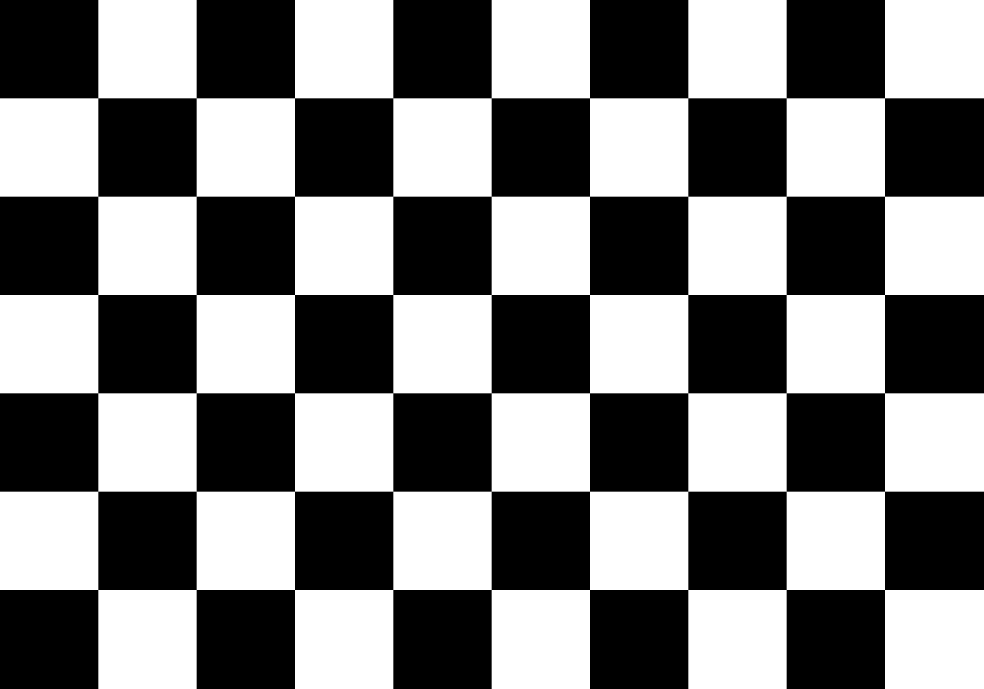
#> input picture assets/chessboard_9x6_25mm.png, 2950 x 2065 px, given in place of the camera (shown at 1/3 size)
$ python stereo_calibrator.py   (older library calls are emulated)
#> lines starting #> are read from the running program, lines starting #| are printed output that depends on the picture; after the words box and inside, x2 and y2 are one past the last pixel; in counts of white or black regions, pixels touching at a corner belong together
"""Stereo calibration for the two-camera depth pipeline.

Mirrors the mono ``CameraCalibrator`` style (chessboard 9x6, 25 mm squares,
JSON under ``~/.cache/fogaze3/calib/``) but solves the *stereo* problem:
the relative rotation/translation between the left and right cameras.  From
that it builds rectification maps so every matching point lands on the same
image row — which is exactly what StereoSGBM needs to produce clean depth.

Saved file (``stereo_<L>_<R>.json``) holds only the calibration result
(per-camera intrinsics + the R/T between them + image size).  The heavy
rectify maps and the reprojection matrix ``Q`` are rebuilt from those on
load via ``cv2.stereoRectify`` — keeps the JSON small and portable.

Run standalone to capture and solve:

    python3 modules/stereo_calibrator.py -l 0 -r 2

Controls in the preview window:
    SPACE  capture the current pair (only if the board is seen in BOTH)
    c      calibrate from the captured pairs and save
    u      undo the last capture
    q      quit
"""

from __future__ import annotations

import json
from pathlib import Path

import cv2
import numpy as np


# Same cache location the mono CameraCalibrator uses.
CALIB_DIR = Path.home() / ".cache" / "fogaze3" / "calib"


def find_corners(gray: np.ndarray, pattern):
    """Robust chessboard corner finder.

    Prefers ``findChessboardCornersSB`` (sector-based) which copes far better
    with a board shown on a *screen* — glare, moiré and the lack of a white
    quiet-zone border that the classic detector needs.  Falls back to the
    classic detector + cornerSubPix on older OpenCV builds.
    """
    sb = getattr(cv2, "findChessboardCornersSB", None)
    if sb is not None:
        ret, corners = sb(
            gray, pattern,
            flags=cv2.CALIB_CB_EXHAUSTIVE + cv2.CALIB_CB_ACCURACY)
        if ret:
            return corners  # SB already returns sub-pixel accurate corners
    ret, corners = cv2.findChessboardCorners(
        gray, pattern,
        cv2.CALIB_CB_ADAPTIVE_THRESH + cv2.CALIB_CB_NORMALIZE_IMAGE)
    if not ret:
        return None
    return cv2.cornerSubPix(
        gray, corners, (11, 11), (-1, -1),
        (cv2.TERM_CRITERIA_EPS + cv2.TERM_CRITERIA_MAX_ITER, 30, 0.001))


class StereoCalibrator:
    CHESSBOARD = (9, 6)
    SQUARE_MM = 25.0

    def __init__(self, left_id: int, right_id: int):
        self.left_id = left_id
        self.right_id = right_id
        CALIB_DIR.mkdir(parents=True, exist_ok=True)
        self._path = CALIB_DIR / f"stereo_{left_id}_{right_id}.json"

        # Calibration result (loaded from JSON or filled by calibrate()).
        self.mtxL = self.distL = None
        self.mtxR = self.distR = None
        self.R = self.T = None
        self._size = None  # (w, h) the calibration was solved at

        # Derived (rebuilt by _build_maps): rectify maps + reprojection.
        self.map1L = self.map2L = None
        self.map1R = self.map2R = None
        self.Q = None
        self._focal_px = None
        self._baseline_mm = None

        self._load()

    # ── persistence ────────────────────────────────────────────────────
    def _load(self):
        if not self._path.exists():
            return
        try:
            d = json.loads(self._path.read_text())
            self.mtxL = np.array(d["mtxL"], dtype=np.float64)
            self.distL = np.array(d["distL"], dtype=np.float64)
            self.mtxR = np.array(d["mtxR"], dtype=np.float64)
            self.distR = np.array(d["distR"], dtype=np.float64)
            self.R = np.array(d["R"], dtype=np.float64)
            self.T = np.array(d["T"], dtype=np.float64)
            self._size = tuple(d["size"])
            self._build_maps()
            print(f"[StereoCalibrator] Loaded cal for pair L={self.left_id} "
                  f"R={self.right_id} (focal={self._focal_px:.1f}px, "
                  f"baseline={self._baseline_mm/10:.2f}cm)")
        except Exception as e:
            print(f"[StereoCalibrator] Load failed: {e}")

    # [31 lines left out: functions save, reset, _build_maps, not called in this run]

    @property
    def ready(self) -> bool:
        return self.map1L is not None and self.Q is not None

    @property
    def focal_px(self) -> float | None:
        return self._focal_px

    @property
    def baseline_mm(self) -> float | None:
        return self._baseline_mm

    # [5 lines left out: function rectify, not called in this run]

    # ── solving ────────────────────────────────────────────────────────
    def _find(self, gray: np.ndarray):
        return find_corners(gray, self.CHESSBOARD)

    # [44 lines left out: function calibrate, not called in this run]


# ── Standalone capture + solve ──────────────────────────────────────────
def _open(index, w, h):
    cap = cv2.VideoCapture(index)
    cap.set(cv2.CAP_PROP_FOURCC, cv2.VideoWriter_fourcc(*"MJPG"))
    cap.set(cv2.CAP_PROP_FRAME_WIDTH, w)
    cap.set(cv2.CAP_PROP_FRAME_HEIGHT, h)
    return cap


# Guided poses shown on screen; press ENTER to capture each one and advance.
WIZARD_STEPS = [
    "Center, facing the cameras",
    "Move board to the LEFT side",
    "Move board to the RIGHT side",
    "Move board UP (top of view)",
    "Move board DOWN (bottom)",
    "Tilt board: top edge away",
    "Tilt board: turn to a side",
    "Bring board CLOSE to cameras",
    "Move board FAR from cameras",
    "One more, any new angle",
]


def _draw_overlay(view, lines, color=(255, 255, 255)):
    """Semi-transparent banner with wrapped instruction lines at the bottom."""
    h, w = view.shape[:2]
    pad, lh = 12, 28
    box_h = pad * 2 + lh * len(lines)
    y0 = h - box_h
    overlay = view.copy()
    cv2.rectangle(overlay, (0, y0), (w, h), (0, 0, 0), -1)
    cv2.addWeighted(overlay, 0.55, view, 0.45, 0, view)
    for i, (txt, col) in enumerate(lines):
        cv2.putText(view, txt, (pad, y0 + pad + lh * (i + 1) - 8),
                    cv2.FONT_HERSHEY_SIMPLEX, 0.7, col, 2)


if __name__ == "__main__":
    import argparse

    ap = argparse.ArgumentParser(description="Guided stereo calibration wizard")
    ap.add_argument("-l", "--left", type=int, default=4)
    ap.add_argument("-r", "--right", type=int, default=6)
    ap.add_argument("--width", type=int, default=640)
    ap.add_argument("--height", type=int, default=480)
    args = ap.parse_args()

    cal = StereoCalibrator(args.left, args.right)
    capL = _open(args.left, args.width, args.height)
    capR = _open(args.right, args.width, args.height)
    if not capL.isOpened() or not capR.isOpened():
        raise SystemExit(f"Cannot open cameras L={args.left} R={args.right}")

    pairs: list[tuple[np.ndarray, np.ndarray]] = []
    step = 0           # index into WIZARD_STEPS
    solved = False
    win = "Stereo Calibration Wizard"
    print(f"Stereo calibration wizard  L={args.left}  R={args.right}")
    print("ENTER = capture & next step | u = undo | r = restart | q = quit")

    while True:
        okL, fL = capL.read()
#> fL is the input picture: shape (2065, 2950, 3); 50% white; 1 white region, box (x1, y1, x2, y2) and area: (0, 0, 2950, 2065) 3045875
        okR, fR = capR.read()
        if not okL or not okR:
            continue
        if fR.shape[:2] != fL.shape[:2]:
            fR = cv2.resize(fR, (fL.shape[1], fL.shape[0]))

        # Live board detection so the user knows when a capture will count.
        gL = cv2.cvtColor(fL, cv2.COLOR_BGR2GRAY)
        gR = cv2.cvtColor(fR, cv2.COLOR_BGR2GRAY)
        cL = find_corners(gL, StereoCalibrator.CHESSBOARD)
#> in find_corners, `ret, corners = sb( gray, pattern, flags=cv2.CALIB_CB_EXHAUSTIVE + cv2...`: ret = True; corners = 54 rows, first 8: [2654.5, 1769.5], [2359.5, 1769.5], [2064.5, 1769.5], [1769.5, 1769.5], [1474.5, 1769.5], [1179.5, 1769.5], [884.5, 1769.5], [589.5, 1769.5]
#> cL has the same summary as corners in find_corners
        cR = find_corners(gR, StereoCalibrator.CHESSBOARD)
#> cR has the same summary as corners in find_corners
        okBoardL, okBoardR = cL is not None, cR is not None
#> okBoardL = True; okBoardR = True
        dispL, dispR = fL.copy(), fR.copy()
        if okBoardL:
            cv2.drawChessboardCorners(dispL, StereoCalibrator.CHESSBOARD, cL, okBoardL)
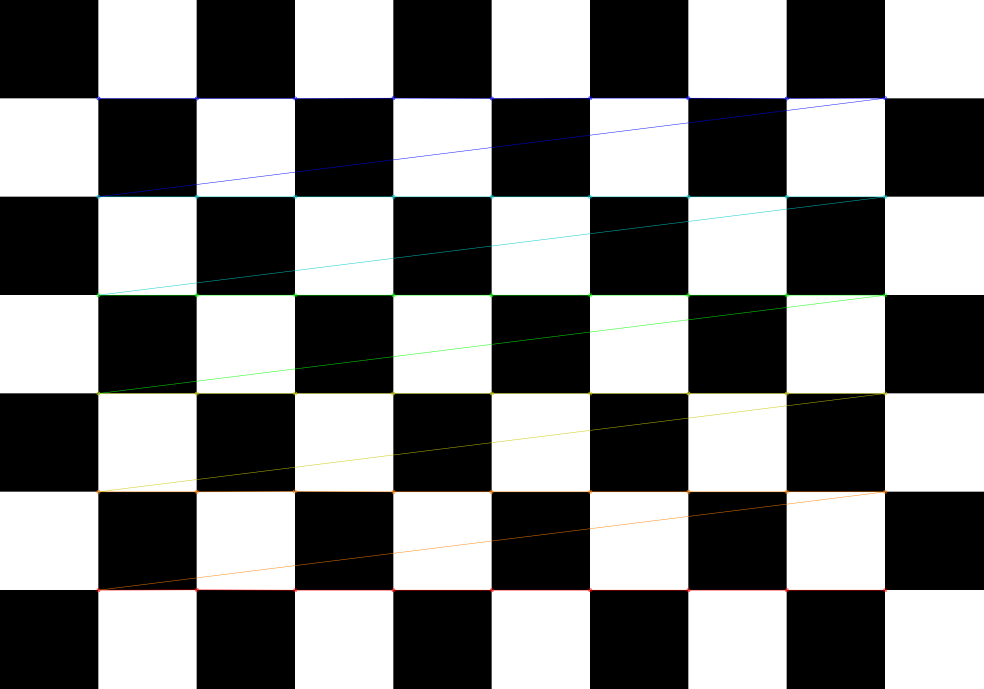
#> dispL: shape (2065, 2950, 3) (shown at 1/3 size); mean B, G, R 127.2, 127.6, 127.4
        if okBoardR:
            cv2.drawChessboardCorners(dispR, StereoCalibrator.CHESSBOARD, cR, okBoardR)

        both = okBoardL and okBoardR
#> both = True
        view = np.hstack([dispL, dispR])
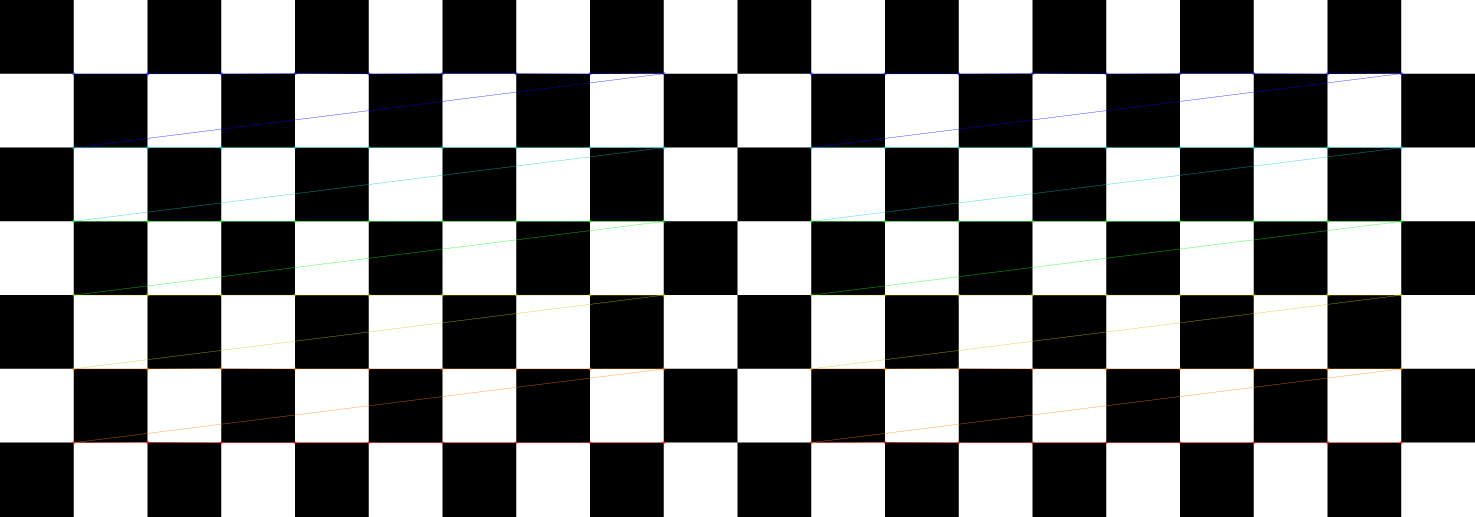
#> view: shape (2065, 5900, 3) (shown at 1/4 size); mean B, G, R 127.2, 127.6, 127.4
        cv2.line(view, (dispL.shape[1], 0), (dispL.shape[1], view.shape[0]),
                 (80, 80, 80), 1)

        done = step >= len(WIZARD_STEPS)
        if solved:
            lines = [
                ("DONE - calibration saved.", (0, 255, 0)),
                ("Quit (q) and run: python3 modules/stereo_depth_estimator.py "
                 f"-l {args.left} -r {args.right}", (255, 255, 255)),
            ]
        elif done:
            lines = [
                (f"All {len(pairs)} poses captured. Press ENTER to CALIBRATE.",
                 (0, 255, 255)),
                ("(u = undo last,  r = restart,  q = quit)", (200, 200, 200)),
            ]
        else:
            ok_txt = "READY - press ENTER" if both else "Hold board so BOTH views see it"
#> ok_txt = 'READY - press ENTER'
            lines = [
                (f"Step {step+1}/{len(WIZARD_STEPS)}  (captured {len(pairs)})",
                 (255, 255, 0)),
                (WIZARD_STEPS[step], (255, 255, 255)),
                (ok_txt, (0, 255, 0) if both else (0, 0, 255)),
            ]
#> lines = [('Step 1/10  (captured 0)', (255, 255, 0)), ('Center, facing the cameras', (255, 255, 255)), ('READY - press ENTER', (0, 255, 0))]
        _draw_overlay(view, lines)
#> in _draw_overlay, `box_h = pad * 2 + lh * len(lines)`: box_h = 108
#> in _draw_overlay, `y0 = h - box_h`: y0 = 1957
#> in _draw_overlay, `cv2.rectangle(overlay, (0, y0), (w, h), (0, 0, 0), -1)`:
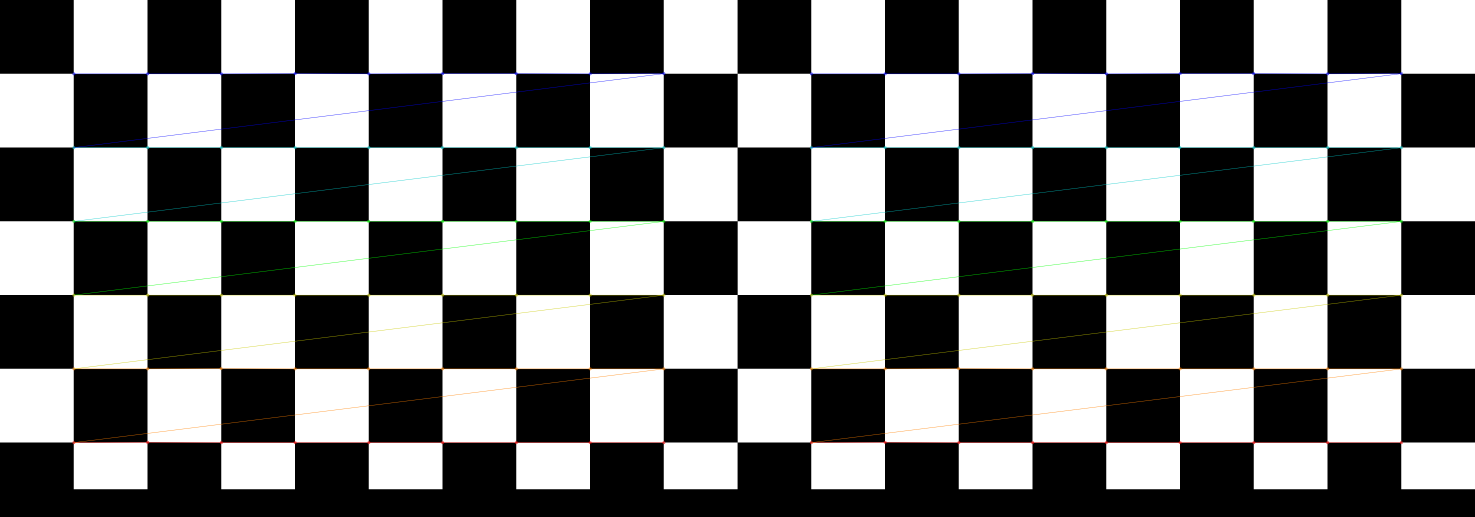
#> overlay: shape (2065, 5900, 3) (shown at 1/4 size); mean B, G, R 120.5, 120.9, 120.7
#> in _draw_overlay, `cv2.addWeighted(overlay, 0.55, view, 0.45, 0, view)`:
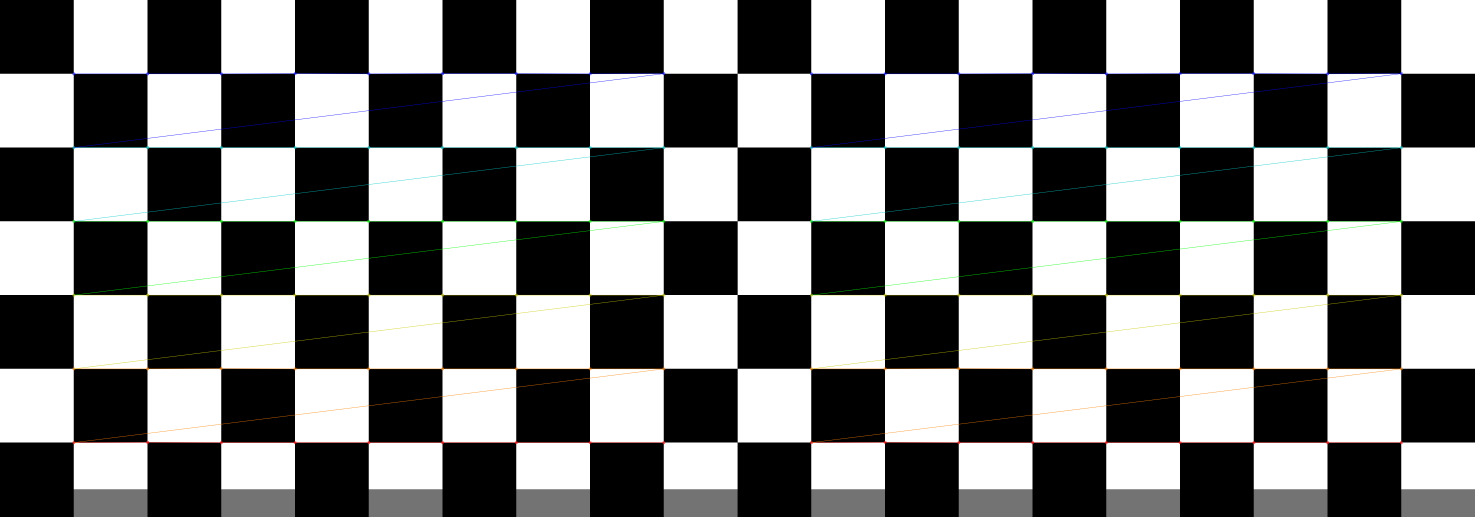
#> view: shape (2065, 5900, 3) (shown at 1/4 size); mean B, G, R 123.6, 123.9, 123.7
#> the loop in _draw_overlay, `for i, (txt, col) in enumerate(lines):` made 3 passes
#> (txt, col) on passes 1 to 3: ('Step 1/10  (captured 0)', (255, 255, 0)), ('Center, facing the cameras', (255, 255, 255)), ('READY - press ENTER', (0, 255, 0))
        cv2.imshow(win, view)

        key = cv2.waitKey(1) & 0xFF
#> (key q is pressed here)
        if key == ord("q"):
            break
        elif key == ord("u") and pairs:
            pairs.pop()
            step = max(0, step - 1)
            solved = False
            print(f"  undo -> {len(pairs)} pairs (back to step {step+1})")
        elif key == ord("r"):
            pairs.clear()
            step = 0
            solved = False
            print("  restart")
        elif key in (13, 10):  # ENTER
            if solved:
                pass
            elif done:
                if cal.calibrate(pairs, fL.shape[1], fL.shape[0]):
                    solved = True
                    print("Calibration saved.")
                else:
                    print("  Calibration failed - press r to restart and recapture.")
            elif both:
                pairs.append((fL.copy(), fR.copy()))
                step += 1
                print(f"  captured pose {step}/{len(WIZARD_STEPS)}")
            else:
                print("  board not visible in BOTH cameras - reposition")

    capL.release()
    capR.release()
    cv2.destroyAllWindows()
